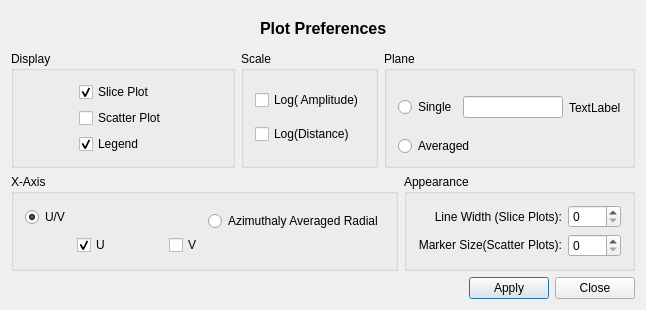
<?xml version="1.0" encoding="UTF-8"?>
<ui version="4.0">
 <class>FeatherPreferencesClass</class>
 <widget class="QDialog" name="FeatherPreferencesClass">
  <property name="geometry">
   <rect>
    <x>0</x>
    <y>0</y>
    <width>646</width>
    <height>310</height>
   </rect>
  </property>
  <property name="windowTitle">
   <string>Preferences</string>
  </property>
  <layout class="QVBoxLayout" name="verticalLayout_2">
   <item>
    <layout class="QHBoxLayout" name="horizontalLayout_2">
     <item>
      <spacer name="horizontalSpacer_2">
       <property name="orientation">
        <enum>Qt::Horizontal</enum>
       </property>
       <property name="sizeHint" stdset="0">
        <size>
         <width>40</width>
         <height>20</height>
        </size>
       </property>
      </spacer>
     </item>
     <item>
      <widget class="QLabel" name="titleLabel">
       <property name="font">
        <font>
         <pointsize>12</pointsize>
         <weight>75</weight>
         <bold>true</bold>
        </font>
       </property>
       <property name="text">
        <string>Plot Preferences</string>
       </property>
      </widget>
     </item>
     <item>
      <spacer name="horizontalSpacer_3">
       <property name="orientation">
        <enum>Qt::Horizontal</enum>
       </property>
       <property name="sizeHint" stdset="0">
        <size>
         <width>40</width>
         <height>20</height>
        </size>
       </property>
      </spacer>
     </item>
    </layout>
   </item>
   <item>
    <layout class="QHBoxLayout" name="horizontalLayout_12">
     <item>
      <widget class="QGroupBox" name="groupBox">
       <property name="title">
        <string>Display</string>
       </property>
       <layout class="QHBoxLayout" name="horizontalLayout_3">
        <item>
         <spacer name="horizontalSpacer_4">
          <property name="orientation">
           <enum>Qt::Horizontal</enum>
          </property>
          <property name="sizeHint" stdset="0">
           <size>
            <width>4</width>
            <height>20</height>
           </size>
          </property>
         </spacer>
        </item>
        <item>
         <layout class="QVBoxLayout" name="verticalLayout">
          <item>
           <layout class="QHBoxLayout" name="horizontalLayout_7">
            <item>
             <widget class="QCheckBox" name="outputCheckBox">
              <property name="toolTip">
               <string>A plot of distance versus amplitude will be shown if this box is checked.</string>
              </property>
              <property name="text">
               <string>Slice Plot</string>
              </property>
              <property name="checked">
               <bool>true</bool>
              </property>
             </widget>
            </item>
            <item>
             <spacer name="horizontalSpacer_13">
              <property name="orientation">
               <enum>Qt::Horizontal</enum>
              </property>
              <property name="sizeHint" stdset="0">
               <size>
                <width>13</width>
                <height>20</height>
               </size>
              </property>
             </spacer>
            </item>
           </layout>
          </item>
          <item>
           <widget class="QCheckBox" name="outputScatterCheckBox">
            <property name="toolTip">
             <string>Display a separate scatter plot.</string>
            </property>
            <property name="text">
             <string>Scatter Plot</string>
            </property>
           </widget>
          </item>
          <item>
           <layout class="QHBoxLayout" name="horizontalLayout_6">
            <item>
             <widget class="QCheckBox" name="legendCheckBox">
              <property name="sizePolicy">
               <sizepolicy hsizetype="Fixed" vsizetype="Fixed">
                <horstretch>0</horstretch>
                <verstretch>0</verstretch>
               </sizepolicy>
              </property>
              <property name="toolTip">
               <string>The display will include a legend if this box is checked.</string>
              </property>
              <property name="text">
               <string>Legend</string>
              </property>
              <property name="checked">
               <bool>true</bool>
              </property>
             </widget>
            </item>
            <item>
             <spacer name="horizontalSpacer_15">
              <property name="orientation">
               <enum>Qt::Horizontal</enum>
              </property>
              <property name="sizeHint" stdset="0">
               <size>
                <width>13</width>
                <height>20</height>
               </size>
              </property>
             </spacer>
            </item>
           </layout>
          </item>
         </layout>
        </item>
        <item>
         <spacer name="horizontalSpacer_5">
          <property name="orientation">
           <enum>Qt::Horizontal</enum>
          </property>
          <property name="sizeHint" stdset="0">
           <size>
            <width>9</width>
            <height>20</height>
           </size>
          </property>
         </spacer>
        </item>
       </layout>
      </widget>
     </item>
     <item>
      <widget class="QGroupBox" name="scaleGroupBox">
       <property name="title">
        <string>Scale</string>
       </property>
       <layout class="QHBoxLayout" name="horizontalLayout_4">
        <item>
         <layout class="QVBoxLayout" name="verticalLayout_3">
          <item>
           <widget class="QCheckBox" name="logAmplitudeCheckBox">
            <property name="toolTip">
             <string>Use a logarithmic scale for amplitude.</string>
            </property>
            <property name="text">
             <string>Log( Amplitude)</string>
            </property>
           </widget>
          </item>
          <item>
           <widget class="QCheckBox" name="logUVCheckBox">
            <property name="toolTip">
             <string>Use a logarithmic scale for distance.</string>
            </property>
            <property name="text">
             <string>Log(Distance)</string>
            </property>
           </widget>
          </item>
         </layout>
        </item>
       </layout>
      </widget>
     </item>
     <item>
      <widget class="QGroupBox" name="groupBox_2">
       <property name="title">
        <string>Plane</string>
       </property>
       <layout class="QVBoxLayout" name="verticalLayout_5">
        <property name="spacing">
         <number>1</number>
        </property>
        <property name="topMargin">
         <number>9</number>
        </property>
        <property name="bottomMargin">
         <number>9</number>
        </property>
        <item>
         <layout class="QHBoxLayout" name="horizontalLayout_9">
          <item>
           <widget class="QRadioButton" name="singlePlaneRadio">
            <property name="toolTip">
             <string>Select a specific plane of the image to plot.   Making this selection will not affect the algorithm which uses averaging. </string>
            </property>
            <property name="text">
             <string>Single</string>
            </property>
           </widget>
          </item>
          <item>
           <widget class="QLineEdit" name="planeLineEdit">
            <property name="sizePolicy">
             <sizepolicy hsizetype="Preferred" vsizetype="Fixed">
              <horstretch>0</horstretch>
              <verstretch>0</verstretch>
             </sizepolicy>
            </property>
            <property name="maximumSize">
             <size>
              <width>100</width>
              <height>16777215</height>
             </size>
            </property>
            <property name="toolTip">
             <string>Plane of the image to plot.</string>
            </property>
           </widget>
          </item>
          <item>
           <widget class="QLabel" name="planeMaxLabel">
            <property name="text">
             <string>TextLabel</string>
            </property>
           </widget>
          </item>
         </layout>
        </item>
        <item>
         <layout class="QHBoxLayout" name="horizontalLayout_10">
          <item>
           <widget class="QRadioButton" name="averagedPlaneRadio">
            <property name="toolTip">
             <string>Average the planes in the image.</string>
            </property>
            <property name="text">
             <string>Averaged</string>
            </property>
           </widget>
          </item>
          <item>
           <spacer name="horizontalSpacer_11">
            <property name="orientation">
             <enum>Qt::Horizontal</enum>
            </property>
            <property name="sizeHint" stdset="0">
             <size>
              <width>40</width>
              <height>20</height>
             </size>
            </property>
           </spacer>
          </item>
         </layout>
        </item>
       </layout>
      </widget>
     </item>
    </layout>
   </item>
   <item>
    <layout class="QHBoxLayout" name="horizontalLayout_13">
     <item>
      <widget class="QGroupBox" name="displayGroupBox">
       <property name="title">
        <string>X-Axis</string>
       </property>
       <layout class="QHBoxLayout" name="horizontalLayout_11">
        <item>
         <layout class="QVBoxLayout" name="verticalLayout_4">
          <item>
           <layout class="QHBoxLayout" name="horizontalLayout_5">
            <item>
             <widget class="QRadioButton" name="axisUVRadio">
              <property name="toolTip">
               <string>Use U/V Slices.</string>
              </property>
              <property name="text">
               <string>U/V</string>
              </property>
              <property name="checked">
               <bool>true</bool>
              </property>
             </widget>
            </item>
            <item>
             <spacer name="horizontalSpacer_7">
              <property name="orientation">
               <enum>Qt::Horizontal</enum>
              </property>
              <property name="sizeHint" stdset="0">
               <size>
                <width>40</width>
                <height>20</height>
               </size>
              </property>
             </spacer>
            </item>
           </layout>
          </item>
          <item>
           <layout class="QHBoxLayout" name="horizontalLayout_8">
            <item>
             <spacer name="horizontalSpacer_10">
              <property name="orientation">
               <enum>Qt::Horizontal</enum>
              </property>
              <property name="sizeHint" stdset="0">
               <size>
                <width>40</width>
                <height>20</height>
               </size>
              </property>
             </spacer>
            </item>
            <item>
             <widget class="QCheckBox" name="xPlotCheckBox">
              <property name="toolTip">
               <string>Show a plot of U slices.</string>
              </property>
              <property name="text">
               <string>U</string>
              </property>
              <property name="checked">
               <bool>true</bool>
              </property>
             </widget>
            </item>
            <item>
             <spacer name="horizontalSpacer_16">
              <property name="orientation">
               <enum>Qt::Horizontal</enum>
              </property>
              <property name="sizeHint" stdset="0">
               <size>
                <width>13</width>
                <height>20</height>
               </size>
              </property>
             </spacer>
            </item>
            <item>
             <widget class="QCheckBox" name="yPlotCheckBox">
              <property name="toolTip">
               <string>Show a plot of V slices.</string>
              </property>
              <property name="text">
               <string>V</string>
              </property>
             </widget>
            </item>
           </layout>
          </item>
         </layout>
        </item>
        <item>
         <layout class="QVBoxLayout" name="verticalLayout_7">
          <item>
           <widget class="QRadioButton" name="axisRadialRadio">
            <property name="toolTip">
             <string>Display azimuthal averages (radial plots) of the FFTs.</string>
            </property>
            <property name="text">
             <string>Azimuthaly Averaged Radial</string>
            </property>
           </widget>
          </item>
          <item>
           <spacer name="horizontalSpacer_8">
            <property name="orientation">
             <enum>Qt::Horizontal</enum>
            </property>
            <property name="sizeHint" stdset="0">
             <size>
              <width>40</width>
              <height>20</height>
             </size>
            </property>
           </spacer>
          </item>
         </layout>
        </item>
       </layout>
      </widget>
     </item>
     <item>
      <widget class="QGroupBox" name="appearanceGroupBox">
       <property name="title">
        <string>Appearance</string>
       </property>
       <layout class="QGridLayout" name="gridLayout">
        <item row="0" column="0">
         <widget class="QLabel" name="label_2">
          <property name="text">
           <string>Line Width (Slice Plots):</string>
          </property>
          <property name="alignment">
           <set>Qt::AlignRight|Qt::AlignTrailing|Qt::AlignVCenter</set>
          </property>
         </widget>
        </item>
        <item row="0" column="1">
         <widget class="QSpinBox" name="lineThicknessSpinBox">
          <property name="sizePolicy">
           <sizepolicy hsizetype="Fixed" vsizetype="Fixed">
            <horstretch>0</horstretch>
            <verstretch>0</verstretch>
           </sizepolicy>
          </property>
          <property name="minimumSize">
           <size>
            <width>53</width>
            <height>21</height>
           </size>
          </property>
          <property name="toolTip">
           <string>Select a width for drawing curves on the plot(s).</string>
          </property>
         </widget>
        </item>
        <item row="1" column="0">
         <widget class="QLabel" name="markerLabel">
          <property name="toolTip">
           <string>Select a size for point markers on scatter plots.</string>
          </property>
          <property name="text">
           <string>&lt;font color='black'&gt;Marker Size(Scatter Plots):&lt;/font&gt;</string>
          </property>
          <property name="alignment">
           <set>Qt::AlignRight|Qt::AlignTrailing|Qt::AlignVCenter</set>
          </property>
         </widget>
        </item>
        <item row="1" column="1">
         <widget class="QSpinBox" name="dotSizeSpinBox">
          <property name="sizePolicy">
           <sizepolicy hsizetype="Fixed" vsizetype="Fixed">
            <horstretch>0</horstretch>
            <verstretch>0</verstretch>
           </sizepolicy>
          </property>
          <property name="minimumSize">
           <size>
            <width>53</width>
            <height>21</height>
           </size>
          </property>
          <property name="toolTip">
           <string>Size of the markers in the scatter plot.</string>
          </property>
         </widget>
        </item>
       </layout>
      </widget>
     </item>
    </layout>
   </item>
   <item>
    <layout class="QHBoxLayout" name="horizontalLayout">
     <item>
      <spacer name="horizontalSpacer">
       <property name="orientation">
        <enum>Qt::Horizontal</enum>
       </property>
       <property name="sizeHint" stdset="0">
        <size>
         <width>40</width>
         <height>20</height>
        </size>
       </property>
      </spacer>
     </item>
     <item>
      <widget class="QPushButton" name="okButton">
       <property name="toolTip">
        <string>Clicking this button will apply your preferences to the display.</string>
       </property>
       <property name="text">
        <string>Apply</string>
       </property>
      </widget>
     </item>
     <item>
      <widget class="QPushButton" name="cancelButton">
       <property name="toolTip">
        <string>Clicking this button will close this dialog without changing the display.</string>
       </property>
       <property name="text">
        <string>Close</string>
       </property>
      </widget>
     </item>
    </layout>
   </item>
  </layout>
 </widget>
 <layoutdefault spacing="6" margin="11"/>
 <resources/>
 <connections/>
</ui>
